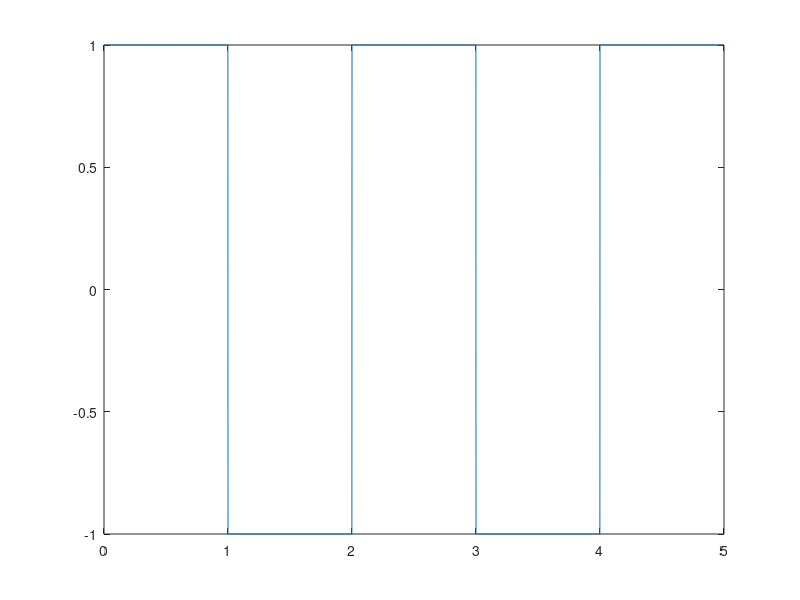

This chart was generated by the following MATLAB code: (Note: this script raises an error after producing the figure.)
clc
T = 2;
fs = 1000;
w0 = 2*pi/T;
k = 0 : 1/fs : 5-1/fs;
y = square(w0*k,50);
figure
plot(k,y);
syms t
N = 5;
n = 1:N;
a0 = (2/T)*(int(1,t,0,1)+int(-1,t,1,2));
an = (2/T)*(int(1*cos(n*w0*t),t,0,1)+int(-1*cos(n*w0*t),t,1,2));
bn = (2/T)*(int(1*sin(n*w0*t),t,0,1)+int(-1*sin(n*w0*t),t,1,2));
F = a0/2;
for i=1:5
    F = F + an(i)*cos(i*w0*k) + bn(i)*sin(i*w0*k);
end
figure
plot(k,F);
grid on
